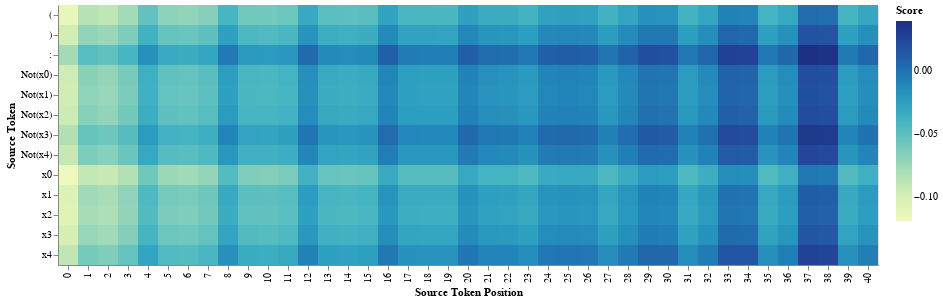

The notebook cell this image was saved under:
### Code cell
save_chart(
    alt.Chart(df).mark_rect(width=20, height=20).encode(
        alt.Y("Token", title="Source Token"),
        alt.X("Position:N", title="Source Token Position"),
        alt.Color("Score"),
    ),
    "img/attn_colon_first_layer.png",
)

### Figure 1 — Vega-Lite specification as saved in the notebook (floating-point values rounded to 4 significant figures; data arrays with more than 128 entries replaced by an {"elided": "..."} marker saying what was removed)
{"config": {"view": {"continuousWidth": 300, "continuousHeight": 300}}, "data": {"name": "data-1d851ec6a7a98da6a54566896df46a97"}, "mark": {"type": "rect", "height": 20, "width": 20}, "encoding": {"color": {"field": "Score", "type": "quantitative"}, "x": {"field": "Position", "title": "Source Token Position", "type": "nominal"}, "y": {"field": "Token", "title": "Source Token", "type": "nominal"}}, "$schema": "https://vega.github.io/schema/vega-lite/v5.20.1.json", "datasets": {"data-1d851ec6a7a98da6a54566896df46a97": {"elided": "533 records"}}}
